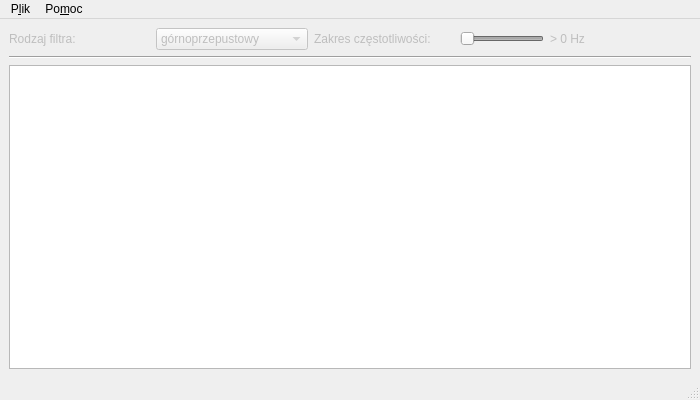
<?xml version="1.0" encoding="UTF-8"?>
<ui version="4.0">
 <class>Filtracja</class>
 <widget class="QMainWindow" name="Filtracja">
  <property name="geometry">
   <rect>
    <x>0</x>
    <y>0</y>
    <width>700</width>
    <height>400</height>
   </rect>
  </property>
  <property name="windowTitle">
   <string>Filtracja</string>
  </property>
  <widget class="QWidget" name="centralwidget">
   <layout class="QVBoxLayout" name="verticalLayout">
    <item>
     <layout class="QHBoxLayout" name="horizontalLayout">
      <item>
       <widget class="QLabel" name="filterType_label">
        <property name="enabled">
         <bool>false</bool>
        </property>
        <property name="text">
         <string>Rodzaj filtra:</string>
        </property>
       </widget>
      </item>
      <item>
       <widget class="QComboBox" name="filterType">
        <property name="enabled">
         <bool>false</bool>
        </property>
        <item>
         <property name="text">
          <string>górnoprzepustowy</string>
         </property>
        </item>
        <item>
         <property name="text">
          <string>dolnoprzepustowy</string>
         </property>
        </item>
        <item>
         <property name="text">
          <string>środkowoprzepustowy</string>
         </property>
        </item>
        <item>
         <property name="text">
          <string>środkowozaporowy</string>
         </property>
        </item>
       </widget>
      </item>
      <item>
       <widget class="QLabel" name="fileterRange_label">
        <property name="enabled">
         <bool>false</bool>
        </property>
        <property name="text">
         <string>Zakres częstotliwości:</string>
        </property>
       </widget>
      </item>
      <item>
       <widget class="QSlider" name="filterRange">
        <property name="enabled">
         <bool>false</bool>
        </property>
        <property name="sizePolicy">
         <sizepolicy hsizetype="Fixed" vsizetype="Fixed">
          <horstretch>0</horstretch>
          <verstretch>0</verstretch>
         </sizepolicy>
        </property>
        <property name="acceptDrops">
         <bool>false</bool>
        </property>
        <property name="layoutDirection">
         <enum>Qt::RightToLeft</enum>
        </property>
        <property name="autoFillBackground">
         <bool>false</bool>
        </property>
        <property name="value">
         <number>99</number>
        </property>
        <property name="orientation">
         <enum>Qt::Horizontal</enum>
        </property>
       </widget>
      </item>
      <item>
       <widget class="QLabel" name="fitlerRange_value">
        <property name="enabled">
         <bool>false</bool>
        </property>
        <property name="text">
         <string>&gt; 0 Hz</string>
        </property>
       </widget>
      </item>
     </layout>
    </item>
    <item>
     <widget class="Line" name="line">
      <property name="orientation">
       <enum>Qt::Horizontal</enum>
      </property>
     </widget>
    </item>
    <item>
     <widget class="QGraphicsView" name="signalPreview">
      <property name="enabled">
       <bool>true</bool>
      </property>
     </widget>
    </item>
   </layout>
  </widget>
  <widget class="QMenuBar" name="menubar">
   <property name="geometry">
    <rect>
     <x>0</x>
     <y>0</y>
     <width>700</width>
     <height>25</height>
    </rect>
   </property>
   <widget class="QMenu" name="menuPlik">
    <property name="title">
     <string>P&amp;lik</string>
    </property>
    <addaction name="actionOpen"/>
    <addaction name="actionSave"/>
    <addaction name="actionSaveAs"/>
   </widget>
   <widget class="QMenu" name="menuPomoc">
    <property name="title">
     <string>Po&amp;moc</string>
    </property>
    <addaction name="actionAbout"/>
   </widget>
   <addaction name="menuPlik"/>
   <addaction name="menuPomoc"/>
  </widget>
  <widget class="QStatusBar" name="statusbar"/>
  <action name="actionAbout">
   <property name="text">
    <string>&amp;O programie</string>
   </property>
  </action>
  <action name="actionOpen">
   <property name="text">
    <string>&amp;Otwórz</string>
   </property>
  </action>
  <action name="actionSave">
   <property name="enabled">
    <bool>false</bool>
   </property>
   <property name="text">
    <string>&amp;Zapisz</string>
   </property>
  </action>
  <action name="actionSaveAs">
   <property name="enabled">
    <bool>false</bool>
   </property>
   <property name="text">
    <string>Zapisz &amp;jako...</string>
   </property>
  </action>
 </widget>
 <resources/>
 <connections/>
</ui>
